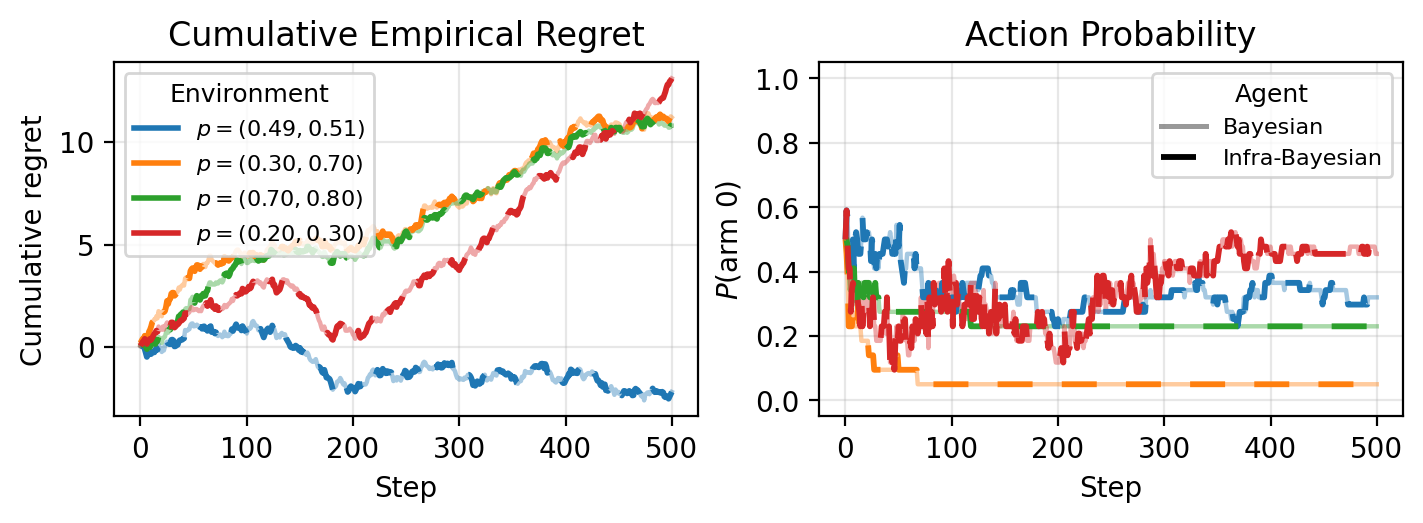

This chart was generated by the following Python code:
"""Validate that the IB agent reproduces classical Bayesian bandit behavior.

This script recreates the comparison from ib_validate_classical.ipynb in a
compact paper-friendly figure. A single-a-measure infra-Bayesian agent should
reduce to an ordinary Bayesian posterior-predictive bandit agent.
"""
from __future__ import annotations

from pathlib import Path

import matplotlib.pyplot as plt
from matplotlib.lines import Line2D
import numpy as np

from ibrl.agents import DiscreteBayesianAgent, InfraBayesianAgent
from ibrl.environments import BernoulliBanditEnvironment
from ibrl.exploration import EpsilonGreedy
from ibrl.infrabayesian import AMeasure, Infradistribution, MultiBernoulliWorldModel
from ibrl.simulators import simulate


OUTPUT_PATH = Path("experiments/fllor2/validate_classical.png")


def make_classical_ib_agent(
    *,
    num_actions: int,
    num_hypotheses: int = 5,
    **kwargs,
) -> InfraBayesianAgent:
    """Build an IB agent equivalent to a classical discrete Bayesian bandit."""
    wm = MultiBernoulliWorldModel(num_arms=num_actions)
    grid = [np.array([1.0 - p, p]) for p in np.linspace(0.0, 1.0, num_hypotheses)]
    params = wm.make_params([grid] * num_actions)
    hypothesis = Infradistribution([AMeasure(params)], world_model=wm)
    epsilon = kwargs.pop("epsilon", 0.1)
    return InfraBayesianAgent(
        num_actions=num_actions,
        hypotheses=[hypothesis],
        exploration_strategy=EpsilonGreedy(epsilon),
        **kwargs,
    )


def run_validation() -> dict[str, dict[str, dict]]:
    options = {
        "num_actions": 2,
        "num_steps": 501,
        "num_runs": 20,
        "seed": 42,
        "verbose": 0,
    }
    shared = {
        "num_actions": 2,
        "seed": options["seed"] + 0x01234567,
        "verbose": options["verbose"],
        "epsilon": 0.1,
    }
    envs = {
        r"$p=(0.49,0.51)$": BernoulliBanditEnvironment(probs=[0.49, 0.51], **options),
        r"$p=(0.30,0.70)$": BernoulliBanditEnvironment(probs=[0.30, 0.70], **options),
        r"$p=(0.70,0.80)$": BernoulliBanditEnvironment(probs=[0.70, 0.80], **options),
        r"$p=(0.20,0.30)$": BernoulliBanditEnvironment(probs=[0.20, 0.30], **options),
    }

    results: dict[str, dict[str, dict]] = {}
    for env_name, env in envs.items():
        agents = {
            "Bayesian": DiscreteBayesianAgent(**shared, num_hypotheses=5),
            "Infra-Bayesian": make_classical_ib_agent(**shared, num_hypotheses=5),
        }
        results[env_name] = {
            agent_name: simulate(env, agent, options, 0x01234567, 0x89ABCDEF)
            for agent_name, agent in agents.items()
        }
    return results


def plot_validation(results: dict[str, dict[str, dict]], output_path: Path) -> None:
    fig, axes = plt.subplots(1, 2, figsize=(7.0, 2.5), constrained_layout=True)
    colors = plt.rcParams["axes.prop_cycle"].by_key()["color"]

    for idx, (env_name, agent_results) in enumerate(results.items()):
        color = colors[idx % len(colors)]
        for agent_name, res in agent_results.items():
            linestyle = (0, (6, 5)) if agent_name == "Infra-Bayesian" else "-"
            alpha = 1.0 if agent_name == "Infra-Bayesian" else 0.4
            linewidth = 2.1 if agent_name == "Infra-Bayesian" else 1.6
            zorder = 3 if agent_name == "Infra-Bayesian" else 2

            avg_reward = res["average_reward"][0, :]
            regret = np.cumsum(res["optimal_reward"] - avg_reward)
            axes[0].plot(
                regret,
                color=color,
                linestyle=linestyle,
                linewidth=linewidth,
                alpha=alpha,
                zorder=zorder,
            )

            p_arm0 = res["probabilities"][:, :, 0].mean(axis=0)
            axes[1].plot(
                p_arm0,
                color=color,
                linestyle=linestyle,
                linewidth=linewidth,
                alpha=alpha,
                zorder=zorder,
            )

    axes[0].set_title("Cumulative Empirical Regret")
    axes[0].set_xlabel("Step")
    axes[0].set_ylabel("Cumulative regret")
    axes[0].grid(True, alpha=0.3)

    axes[1].set_title("Action Probability")
    axes[1].set_xlabel("Step")
    axes[1].set_ylabel(r"$P(\mathrm{arm}\ 0)$")
    axes[1].set_ylim(-0.05, 1.05)
    axes[1].grid(True, alpha=0.3)

    env_handles = [
        Line2D([0], [0], color=colors[i % len(colors)], lw=2, label=env_name)
        for i, env_name in enumerate(results)
    ]
    agent_handles = [
        Line2D([0], [0], color="black", lw=1.8, alpha=0.4, linestyle="-", label="Bayesian"),
        Line2D([0], [0], color="black", lw=2.1, linestyle=(0, (6, 5)), label="Infra-Bayesian"),
    ]
    axes[0].legend(handles=env_handles, title="Environment", fontsize=8, title_fontsize=9)
    axes[1].legend(handles=agent_handles, title="Agent", fontsize=8, title_fontsize=9)

    output_path.parent.mkdir(parents=True, exist_ok=True)
    fig.savefig(output_path, dpi=200, bbox_inches="tight")


def assert_identical_results(results: dict[str, dict[str, dict]]) -> None:
    for env_name, agent_results in results.items():
        bayes = agent_results["Bayesian"]
        ib = agent_results["Infra-Bayesian"]
        prob_diff = np.abs(bayes["probabilities"] - ib["probabilities"]).max()
        reward_diff = np.abs(bayes["average_reward"] - ib["average_reward"]).max()
        if prob_diff != 0.0 or reward_diff != 0.0:
            raise AssertionError(
                f"{env_name}: expected identical curves, got "
                f"max probability diff={prob_diff}, max reward diff={reward_diff}"
            )


def main() -> None:
    results = run_validation()
    assert_identical_results(results)
    plot_validation(results, OUTPUT_PATH)
    print(f"Wrote {OUTPUT_PATH}")


if __name__ == "__main__":
    main()
